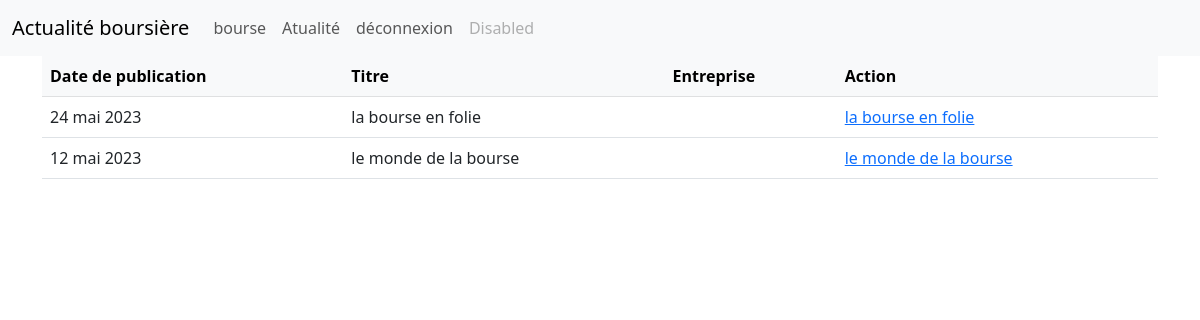
Page /actualites/ (signed in) on the committed database.
### bourse/models.py (models this page shows, shortened)
class Article(models.Model):
    id_article = models.AutoField(primary_key=True)
    titre = models.CharField(max_length=250)
    contenu = models.TextField()
    date_publication = models.DateField()
    public = models.BooleanField()

### bourse/views.py (the view)
# urls.py: path('actualites/',actualites, name='actualites'),
def actualites(request):
    articles = Article.objects.filter(public=True).order_by('-date_publication')
    return render(request, 'bourse/actualites.html', {'articles': articles})

### templates/bourse/actualites.html (shortened to what this page needs)
{% extends 'bourse/base.html' %}
{% block content %}
<body>
    <div class="table-container">
    <table class="table">
        <thead class="table-light">
            <tr>
                <th>Date de publication</th>
                <th>Titre</th>
                <th>Entreprise</th>
                <th>Action</th>
            </tr>
        </thead>
        <tbody>
            {% for article in articles %}
                <tr>
                    <td>{{ article.date_publication }}</td>
                    <td>{{ article.titre }}</td>
                    <td>{{ article.associer.entreprise.nom }}</td>
                    <td>
                        {% if user.is_authenticated %}
                            <a href="{% url 'detail_actualite' article.id_article %}">{{ article.titre }}</a>
                        {% else %}
                            <a href="#contenuModal" data-bs-toggle="modal" data-bs-target="#contenuModal">{{ article.titre }}</a>
                        {% endif %}
                    </td>
                </tr>
            {% endfor %}
        </tbody>
    </table>
{% endblock %}

### rows in the picture
Article: date_publication "24 mai 2023", titre "la bourse en folie"
Article: date_publication "12 mai 2023", titre "le monde de la bourse"
